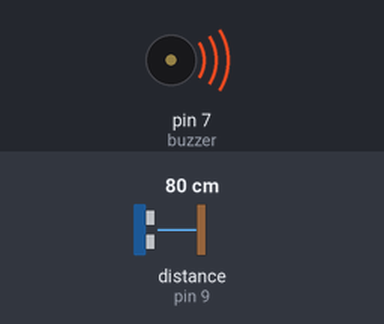
The sketch below on a simulated Arduino Uno, built with avr-gcc and run on an emulated ATmega328P. Shown: buzzer (waves = sounding). Wiring (inferred from the names in the program): ultrasonic range finder: trigger pin 8; echo pin 9. The test bench sets the inputs (shaded band); at power-on: distance to the obstacle (sensor on pin 9) 80 cm. The echo pulse lasts 58.3 µs per cm; what the sketch prints to the serial monitor is not drawn.

Above: at 1.2 s.
1.3 s: distance to the obstacle (sensor on pin 9) set to 2 cm
4.3 s: distance to the obstacle (sensor on pin 9) set to 120 cm
Timing chart, 0 to 7.3 s (numbered marks = the images above; inputs shaded):
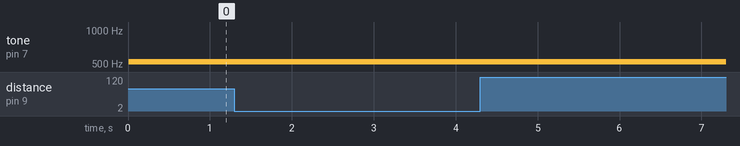

The sketch:

ultrasonic_buzzer.ino
```cpp
/*
  Yasmine Samir Abdelrahnan Sept 2021
  When the toggle button turns ON, the game starts and the lights turn green (written in OLED screen)
  Using a random number countdown, when the integer reaches 0, the lights turn red (OLED screen)
  When lights are red, buzzer beeps
  Lights turn back to green once user presses the button

  Ultrasonic distance sensor code is referenced from https://randomnerdtutorials.com/complete-guide-for-ultrasonic-sensor-hc-sr04/
*/

#include "Arduino_SensorKit.h"

// defines pins numbers
#define trigPin 8
#define echoPin 9

#define buzzer 7

// defines variables
long duration;
int distance;
int safetyDistance;

void setup() {
  Serial.begin(9600);

  pinMode(trigPin, OUTPUT); // Sets the trigPin as an Output
  pinMode(echoPin, INPUT); // Sets the echoPin as an Input
  pinMode(buzzer, OUTPUT);
}

void loop() {
  trackDistance();

  tone(buzzer, 523);
}

void trackDistance() {
  // Clears the trigPin
  digitalWrite(trigPin, LOW);
  delayMicroseconds(2);

  // Sets the trigPin on HIGH state for 10 micro seconds
  digitalWrite(trigPin, HIGH);
  delayMicroseconds(10);
  digitalWrite(trigPin, LOW);

  // Reads the echoPin, returns the sound wave travel time in microseconds
  duration = pulseIn(echoPin, HIGH);

  // Calculating the distance
  distance = duration * 0.034 / 2;

  // Prints the distance on the Serial Monitor
  Serial.print("Distance: ");
  Serial.println(distance);
}
```

Measured:
- after the input at 1.3 s, every drawn part: stays the same
- after the input at 4.3 s, every drawn part: stays the same
